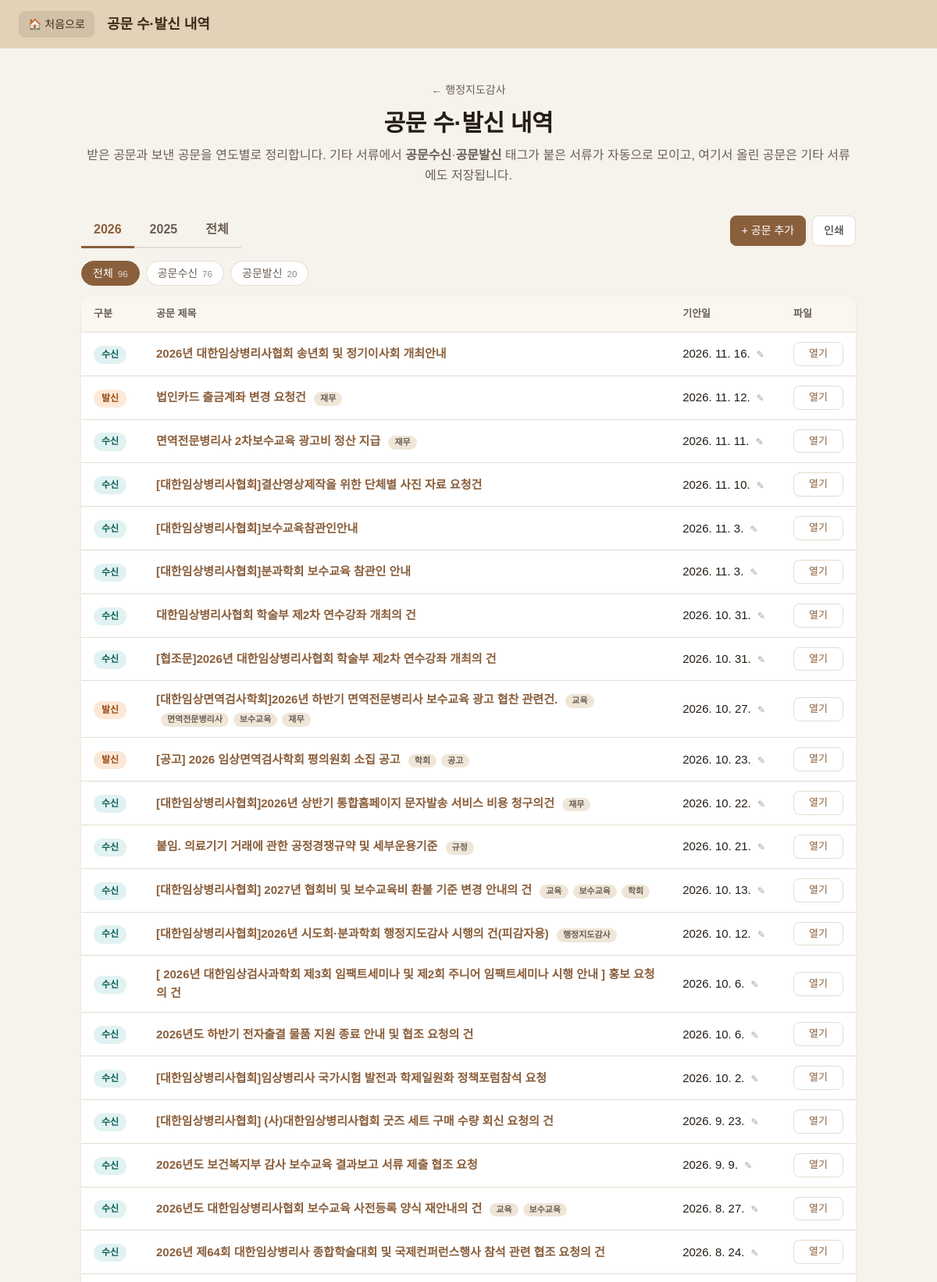
The page /audit/official (upper part) on the database its author committed.
### tables this page shows
CREATE TABLE tags (
    id       INTEGER PRIMARY KEY AUTOINCREMENT,
    name     TEXT NOT NULL,
    category TEXT NOT NULL, color INTEGER,             -- 문서종류 / 담당자 / 연도
    UNIQUE(name, category)
);

CREATE TABLE documents (
    id          INTEGER PRIMARY KEY AUTOINCREMENT,
    title       TEXT NOT NULL,
    description TEXT,
    is_active   INTEGER DEFAULT 1,
    created_at  TEXT DEFAULT CURRENT_TIMESTAMP,
    updated_at  TEXT DEFAULT CURRENT_TIMESTAMP
, drafted_on TEXT);

### routes/official.py (the view)
@bp.route("/audit/official")
def list_view():
    with db() as conn:
        items = _collect(conn)
    years = sorted({it["year"] for it in items}, reverse=True)
    sel = request.args.get("year")
    if sel is None:
        sel = str(years[0]) if years else str(datetime.now().year)
    show_all = sel == "all"
    if not show_all:
        sel = sel if sel.isdigit() else str(datetime.now().year)
        if int(sel) not in years:
            years = sorted(set(years) | {int(sel)}, reverse=True)
    direction = request.args.get("dir", "all")
    if direction not in DIRECTIONS:
        direction = "all"
    in_year = items if show_all else [it for it in items if it["year"] == int(sel)]
    counts = {"all": len(in_year), **{k: sum(1 for it in in_year if it["direction"] == k) for k in DIRECTIONS}}
    rows = in_year if direction == "all" else [it for it in in_year if it["direction"] == direction]
    return render_template(
        "official.html", page=get_menu("official"), years=years, selected=sel, show_all=show_all,
        rows=rows, direction=direction, counts=counts, directions=DIRECTIONS,
        pdf_ready=pdfdate.available(), missing=sum(1 for it in items if not it["drafted_on"]),
        accept=storage.ACCEPT_ATTR, default_year=int(sel) if sel.isdigit() else datetime.now().year,
        year_options=sorted(set(years) | {datetime.now().year}, reverse=True),
    )

### app.py (called while the page is built)
@app.context_processor
def inject_globals():
    return {"app_title": APP_TITLE, "menu": MENU}

### auth.py (called while the page is built, shortened)
def _get(key, default=None):
    with db() as conn:
        row = conn.execute("SELECT value FROM settings WHERE key = ?", (key,)).fetchone()
    return row["value"] if row else default

def password_is_set():
    return _get("money_password_hash") is not None

def is_unlocked():
    stamp = session.get("unlocked_at")
    if not stamp or session.get("epoch") != _get("lock_epoch", "0"):
        return False
    return time.time() - stamp < IDLE_SECONDS

@bp.before_app_request
def guard():
    if not request.path.startswith(PROTECTED_PATHS):
        return None

@bp.app_context_processor
def inject_lock_state():
    return {"unlocked": is_unlocked(), "password_set": password_is_set()}

### menu.py (called while the page is built)
def get_menu(key):
    for item in MENU:
        if item["key"] == key:
            return item
    return None

### models.py (called while the page is built)
def get_db():
    conn = sqlite3.connect(DB_PATH)
    conn.row_factory = sqlite3.Row
    conn.execute("PRAGMA foreign_keys = ON")
    return conn

@contextmanager
def db():
    conn = get_db()
    try:
        yield conn
        conn.commit()
    except Exception:
        conn.rollback()
        raise
    finally:
        conn.close()

### pdfdate.py (called while the page is built)
def available():
    return PdfReader is not None

### routes/documents.py (called while the page is built)
def _is_year(name):
    return bool(re.fullmatch(r"\d{4}", name))

def _real_tags(conn):
    out = {}
    for r in conn.execute(
            "SELECT tl.target_type, tl.target_id, t.category, t.name FROM tag_links tl "
            "JOIN tags t ON t.id = tl.tag_id ORDER BY t.category, t.name"):
        out.setdefault((r["target_type"], r["target_id"]), []).append((r["category"], r["name"]))
    return out

### routes/events.py (called while the page is built)
@bp.app_template_filter("kdate")
def kdate(value):
    try:
        d = datetime.strptime(value, "%Y-%m-%d")
    except (TypeError, ValueError):
        return value or ""
    return f"{d.year}. {d.month}. {d.day}."

### routes/official.py (called while the page is built)
def _doc_year(tags, created, drafted_on=None):
    if drafted_on:                       # 기안일자를 알면 그 해로 묶습니다
        return int(drafted_on[:4])
    years = sorted((n for _, n in tags if _is_year(n)), reverse=True)
    if years:
        return int(years[0])
    local = _to_local(created)
    return local.year if local else datetime.now().year

### templates/official.html (shortened to what this page needs)
{% extends "base.html" %}
{% block header_title %}{{ page.title }}{% endblock %}
{% block content %}
<section class="intro">
  <a class="back no-print" href="{{ url_for('audit_home') }}">← 행정지도감사</a>
  <h1>{{ page.title }}</h1>
  <p class="no-print">{{ page.desc }} 기타 서류에서 <strong>공문수신</strong>·<strong>공문발신</strong> 태그가 붙은 서류가 자동으로 모이고, 여기서 올린 공문은 기타 서류에도 저장됩니다.</p>
</section>
<div class="toolbar no-print">
  <nav class="tabs" aria-label="연도">
    {% for y in years %}
      <a class="tab {{ 'active' if (not show_all and selected == y|string) }}"
         href="{{ url_for('official.list_view', year=y) }}">{{ y }}</a>
    {% endfor %}
    <a class="tab {{ 'active' if show_all }}" href="{{ url_for('official.list_view', year='all') }}">전체</a>
  </nav>
  <div class="actions">
    <button type="button" class="btn primary" data-open-add="official-dialog">+ 공문 추가</button>
    <button type="button" class="btn" onclick="window.print()">인쇄</button>
  </div>
</div>
<div class="kind-filter no-print" aria-label="수신·발신 구분">
  <a class="pill {{ 'active' if direction == 'all' }}" href="{{ url_for('official.list_view', year=selected) }}">전체 <small>{{ counts['all'] }}</small></a>
  {% for tag, short in directions.items() %}
    <a class="pill {{ 'active' if direction == tag }}" href="{{ url_for('official.list_view', year=selected, dir=tag) }}">{{ tag }} <small>{{ counts[tag] }}</small></a>
  {% endfor %}
</div>
{% if rows %}
<div class="table-wrap">
  <table class="table official-table">
    <thead><tr>
      <th class="narrow">구분</th><th>공문 제목</th><th class="nowrap">기안일</th><th class="open-col">파일</th>
    </tr></thead>
    <tbody>
    {% for r in rows %}
      <tr>
        <td><span class="dir-badge dir-{{ directions[r.direction] }}">{{ directions[r.direction] }}</span></td>
        <td class="title-col"><a href="{{ url_for('documents.document_view', doc_id=r.id) }}">{{ r.title }}</a>
          {% for t in r.other_tags %}<span class="tag-note">{{ t }}</span>{% endfor %}
        </td>
        <td class="nowrap">
          {% if r.drafted_on %}{{ r.drafted_on|kdate }}
          {% else %}<span class="muted" title="기안일자를 찾지 못해 등록일을 보여 줍니다">{{ r.date|kdatetime }}<small> (등록일)</small></span>{% endif %}
          <button type="button" class="date-edit no-print" title="기안일자·제목 수정" aria-label="기안일자 수정" data-open-edit="draft-dialog" data-id="{{ r.id }}"
                  data-title="{{ r.title }}" data-drafted-on="{{ r.drafted_on or '' }}" data-view-year="{{ selected if not show_all else '' }}">✎</button>
        </td>
        <td class="open-col">
          {% if r.file %}<a class="btn small open-btn" href="{{ url_for('documents.document_view', doc_id=r.id) }}">열기</a>
            {% if r.versions > 1 %}<small class="muted">버전 {{ r.versions }}</small>{% endif %}{% endif %}
        </td>
      </tr>
    {% endfor %}
    </tbody>
  </table>
</div>
{% else %}
<div class="empty"><p>{% if show_all %}등록된 공문이 없습니다.{% else %}{{ selected }}년에 등록된 공문이 없습니다.{% endif %} 오른쪽 위 [+ 공문 추가]로 올리거나, 기타 서류에서 서류에 <strong>공문수신</strong>·<strong>공문발신</strong> 태그를 붙이면 여기에 나타납니다.</p></div>
{% endif %}
{% endblock %}

### static/style.css (style rules this page uses)
:root { --bg: #f6f2ec; --ink: #241c15; --muted: #6b5f55; --line: #e4dccf; --brand: #8a5f3c; --brand-dark: #6f4b2d; --card: #ffffff; --topbar-bg: #e3d2b8; --topbar-ink: #3d2b1a; }
* { box-sizing: border-box; }
html, body { margin: 0; }
body { background: var(--bg); color: var(--ink); font-family: "Pretendard", "Malgun Gothic", "Apple SD Gothic Neo", "Noto Sans KR", sans-serif; line-height: 1.6; }
a { color: inherit; text-decoration: none; }
.intro { text-align: center; margin-bottom: 36px; }
.intro h1 { margin: 6px 0 4px; font-size: 30px; letter-spacing: -0.01em; }
.intro p { margin: 0; color: var(--muted); }
.back { font-size: 14px; color: var(--muted); }
.toolbar { display: flex; flex-wrap: wrap; align-items: center; justify-content: space-between; gap: 12px; margin-bottom: 16px; }
.tabs { display: flex; gap: 4px; border-bottom: 2px solid var(--line); }
.tab { padding: 8px 16px; margin-bottom: -2px; border-bottom: 3px solid transparent; color: var(--muted); font-weight: 600; }
.tab.active { color: var(--brand); border-bottom-color: var(--brand); }
.actions { display: flex; gap: 8px; flex-wrap: wrap; }
.btn { font: inherit; font-size: 14px; cursor: pointer; background: #fff; color: var(--ink); border: 1px solid var(--line); border-radius: 8px; padding: 7px 14px; }
.btn.primary { background: var(--brand); border-color: var(--brand); color: #fff; }
.btn.small { padding: 3px 10px; font-size: 13px; }
.table-wrap { background: var(--card); border-radius: 14px; overflow-x: auto; box-shadow: 0 1px 3px rgba(36, 28, 21, .08); }
.table { width: 100%; border-collapse: collapse; font-size: 15px; }
.table th, .table td { padding: 12px 16px; text-align: left; border-bottom: 1px solid var(--line); vertical-align: middle; }
.table th { background: #faf6f0; font-size: 13px; color: var(--muted); white-space: nowrap; }
.table .narrow { width: 80px; }
.table a { color: var(--brand); }
.kind-filter { display: flex; gap: 8px; margin-bottom: 14px; flex-wrap: wrap; }
.pill { padding: 4px 14px; border-radius: 999px; border: 1px solid var(--line); background: #fff; font-size: 14px; color: var(--muted); }
.pill.active { background: var(--brand); border-color: var(--brand); color: #fff; }
.kind-filter .pill small { opacity: .75; margin-left: 2px; }
.official-table .title-col { font-weight: 600; min-width: 220px; }
.official-table .open-col { width: 1%; white-space: nowrap; min-width: 96px; }
.official-table .open-btn { display: inline-block; min-width: 64px; padding: 4px 16px; text-align: center; white-space: nowrap; }
.official-table .nowrap { white-space: nowrap; }
.dir-badge { display: inline-block; font-size: 12px; font-weight: 700; padding: 2px 10px; border-radius: 999px; }
.dir-badge.dir-수신 { background: #e0f2f1; color: #0f5f57; }
.dir-badge.dir-발신 { background: #fde8d7; color: #9a4a12; }
.tag-note { display: inline-block; margin-left: 6px; font-size: 11px; font-weight: 600; color: var(--muted); background: #efe6d8; border-radius: 999px; padding: 0 8px; }
.date-edit { font: inherit; font-size: 12px; background: none; border: 0; cursor: pointer; color: var(--muted); padding: 0 4px; opacity: .6; }

### rows shown on the page
tags: name "공문수신", counts "76"
tags: name "공문발신", counts "20"
documents: directions "수신", title "2026년 대한임상병리사협회 송년회 및 정기이사회 개최안내", drafted_on|kdate "2026. 11. 16."
documents: directions "발신", title "법인카드 출금계좌 변경 요청건", drafted_on|kdate "2026. 11. 12."
tags: name "재무"
documents: directions "수신", title "면역전문병리사 2차보수교육 광고비 정산 지급", drafted_on|kdate "2026. 11. 11."
documents: directions "수신", title "[대한임상병리사협회]결산영상제작을 위한 단체별 사진 자료 요청건", drafted_on|kdate "2026. 11. 10."
documents: directions "수신", title "[대한임상병리사협회]보수교육참관인안내", drafted_on|kdate "2026. 11. 3."
documents: directions "수신", title "[대한임상병리사협회]분과학회 보수교육 참관인 안내", drafted_on|kdate "2026. 11. 3."
documents: directions "수신", title "대한임상병리사협회 학술부 제2차 연수강좌 개최의 건", drafted_on|kdate "2026. 10. 31."
documents: directions "수신", title "[협조문]2026년 대한임상병리사협회 학술부 제2차 연수강좌 개최의 건", drafted_on|kdate "2026. 10. 31."
documents: directions "발신", title "[대한임상면역검사학회]2026년 하반기 면역전문병리사 보수교육 광고 협찬 관련건.", drafted_on|kdate "2026. 10. 27."
tags: name "교육"
tags: name "면역전문병리사"
tags: name "보수교육"
documents: directions "발신", title "[공고] 2026 임상면역검사학회 평의원회 소집 공고", drafted_on|kdate "2026. 10. 23."
tags: name "학회"
tags: name "공고"
documents: directions "수신", title "[대한임상병리사협회]2026년 상반기 통합홈페이지 문자발송 서비스 비용 청구의건", drafted_on|kdate "2026. 10. 22."
documents: directions "수신", title "붙임. 의료기기 거래에 관한 공정경쟁규약 및 세부운용기준", drafted_on|kdate "2026. 10. 21."
tags: name "규정"
documents: directions "수신", title "[대한임상병리사협회] 2027년 협회비 및 보수교육비 환불 기준 변경 안내의 건", drafted_on|kdate "2026. 10. 13."
documents: directions "수신", title "[대한임상병리사협회]2026년 시도회·분과학회 행정지도감사 시행의 건(피감자용)", drafted_on|kdate "2026. 10. 12."
tags: name "행정지도감사"
documents: directions "수신", title "[ 2026년 대한임상검사과학회 제3회 임팩트세미나 및 제2회 주니어 임팩트세미나 시행 안내 ] 홍보 요청의 건", drafted_on|kdate "2026. 10. 6."
documents: directions "수신", title "2026년도 하반기 전자출결 물품 지원 종료 안내 및 협조 요청의 건", drafted_on|kdate "2026. 10. 6."
documents: directions "수신", title "[대한임상병리사협회]임상병리사 국가시험 발전과 학제일원화 정책포럼참석 요청", drafted_on|kdate "2026. 10. 2."
documents: directions "수신", title "[대한임상병리사협회] (사)대한임상병리사협회 굿즈 세트 구매 수량 회신 요청의 건", drafted_on|kdate "2026. 9. 23."
documents: directions "수신", title "2026년도 보건복지부 감사 보수교육 결과보고 서류 제출 협조 요청", drafted_on|kdate "2026. 9. 9."
documents: directions "수신", title "2026년도 대한임상병리사협회 보수교육 사전등록 양식 재안내의 건", drafted_on|kdate "2026. 8. 27."
documents: directions "수신", title "2026년 제64회 대한임상병리사 종합학술대회 및 국제컨퍼런스행사 참석 관련 협조 요청의 건", drafted_on|kdate "2026. 8. 24."

### other values the page prints
{{ page.title }} "공문 수·발신 내역"
{{ page.desc }} "받은 공문과 보낸 공문을 연도별로 정리합니다."
{{ y }} "2026" "2025"
{{ counts['all'] }} "96"
